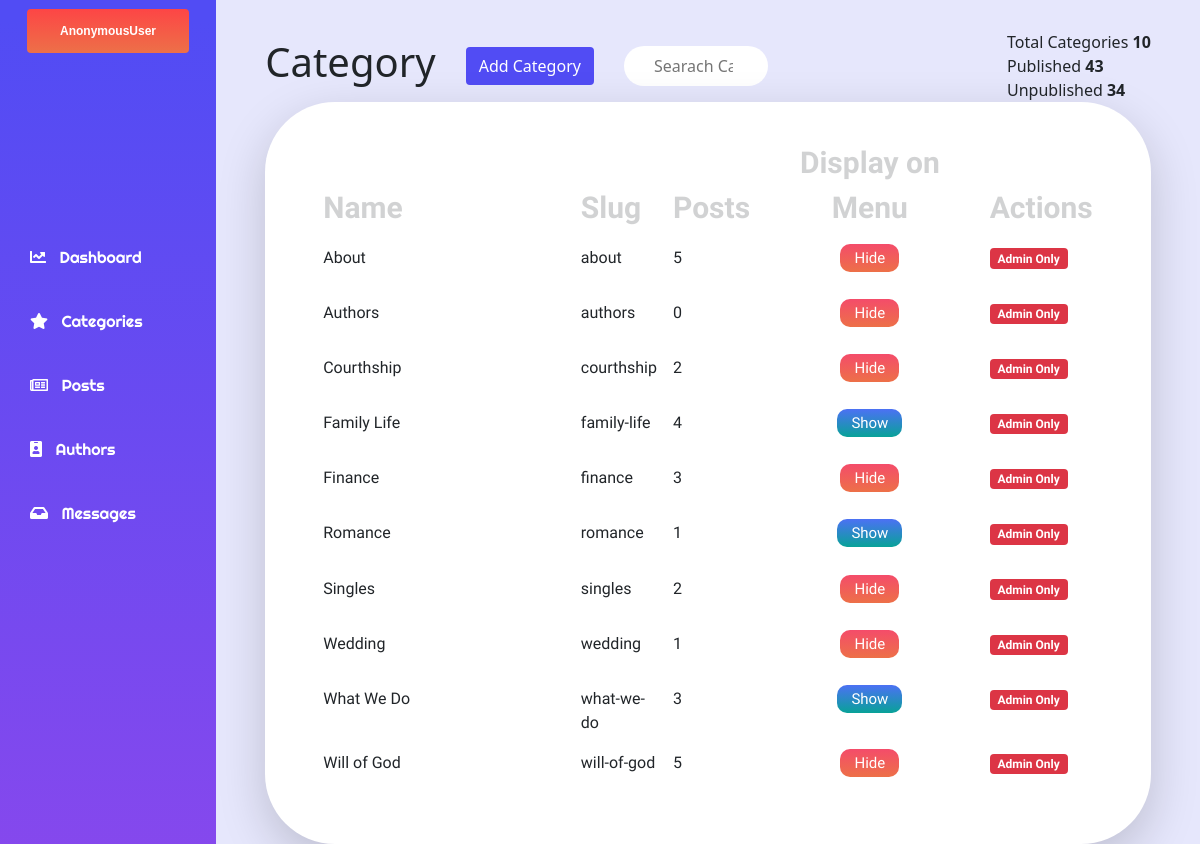
The page /dashboard/categories/ on the database as committed earlier.
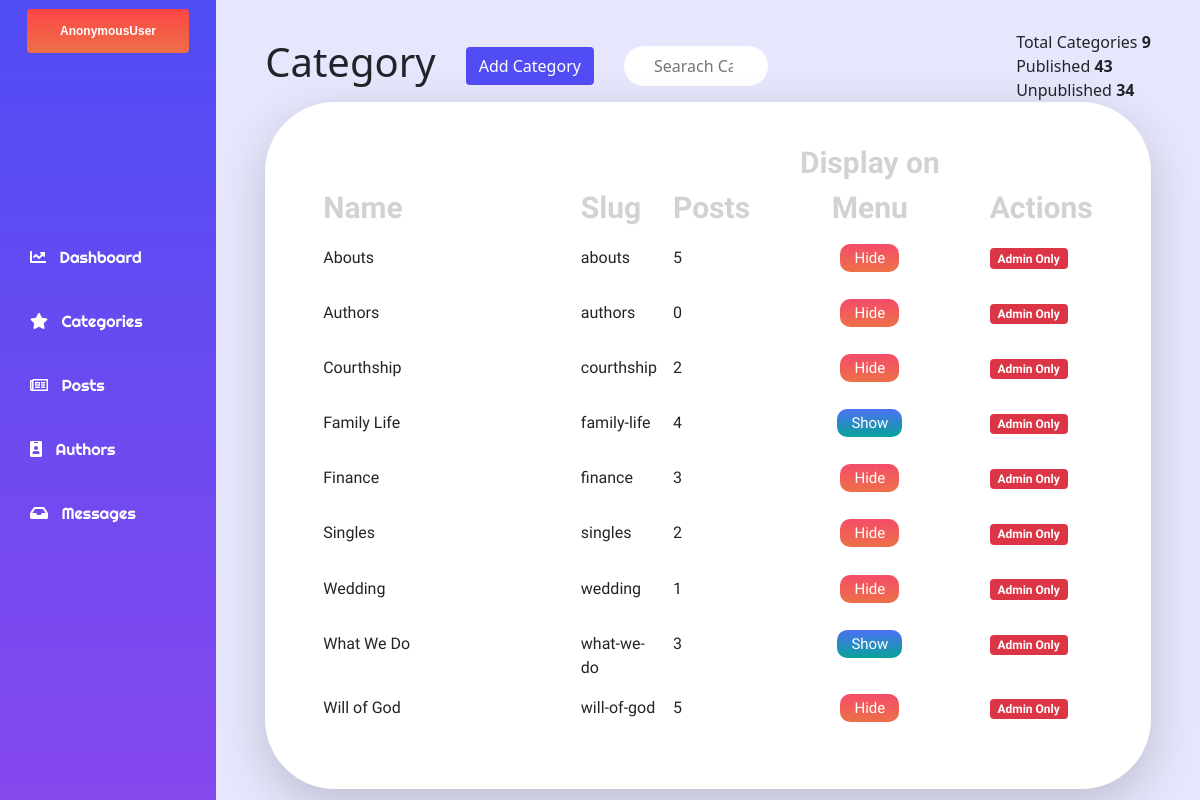
The same page on the database as committed later.
### website/models.py (models this page shows, shortened)
class Category(models.Model):
    name = models.CharField(max_length=250, unique=True)
    description = models.TextField(blank=True)
    slug = models.SlugField(null=True,unique=True)
    navbar = models.BooleanField(default=False)
    class Meta:
        ordering = ('name',)
        verbose_name = 'category'
        verbose_name_plural = 'categories'
    def post_count(self):
        return Post.objects.filter(category=self).count()

### dashboard/views.py (the view)
# urls.py: path('categories/', views.categoryView, name='categories'),
def categoryView(request):
    category_list = Category.objects.all()
    context = {
        'category_list': category_list,
    }
    return render(request, 'dashboard/category.html', context)

### contact/forms.py
class MessageForm(ModelForm):
    class Meta:
        model = Messages
        fields = ['name', 'email', 'body']

### website/context_processors.py (called while the page is built)
def whatWeDo(request):
    whatWeDo = Post.objects.filter(category = 8)
    return dict(whatWeDo=whatWeDo)

def menu(request):
    links = Category.objects.filter(navbar = True)
    return dict(links=links)

def post_menu(request):
    post_list = Post.objects.filter(published = True)
    return dict(post_list=post_list)

def message_count(request):
    message_countAll = Messages.objects.filter(read=False)
    message_count = message_countAll.count()
    return dict(message_count=message_count)

def contact_form(request):
    formMessage = MessageForm()
    context = {
        'formMessage':formMessage
    }
    return context

### dashboard/templates/dashboard/category.html (shortened to what this page needs)
{% extends "baseManager.html" %}
{% load static %}
{% block content%}
<link rel="stylesheet" href="{% static 'css/category.css' %}" />
  <div class="content mobileContainer">
    <div style="width: 90%;" class="tableHeaderContainer">
      <div class="postSection">
        <h1 class="postSectionItem">Category</h1>
        <a  href="{% url 'dashboard:addCategory' %}" class="postSectionItem btn btn-purple">Add Category</a>
        <form class="postSectionItem">
            <input class="postSectionSearch unwanted-column" placeholder="Searach Category.." type="search">
        </form>
      </div>
      <div style="float: right !important;" class="unwanted-column figuresSection">
        <p class="totalParagraph">Total Categories <span class="totalParagraphBold"> {{category_list|length}}</span></p>
        <p class="totalParagraph">Published <span class="totalParagraphBold"> 43</span></p>
        <p class="totalParagraph">Unpublished <span class="totalParagraphBold"> 34</span></p>
      </div>
    </div>
<div class="tableConatiner shadow-lg">
    <table  class="myTableStyling table table-borderless ">
        <thead class="thead-dark">
          <tr>
              <th class="nameWidthTable" scope="">Name</th>
            <th class="unwanted-column"  scope="">Slug</th>
            <th scope="cl">Posts</th>
            <th style="width: 50%;" class="text-center unwanted-column" scope="cl">Display on Menu</th>
            <th scope="">Actions</th>
          </tr>
        </thead>
        <tbody>
            {% for category in category_list %}
          <tr class="hoverMe">
            <td class="">{{category.name}}</td>
            <td style="width: 10%;" class="unwanted-column">{{category.slug}}</td>
            <td>{{category.post_count}}</td>
            <td class="text-center unwanted-column">
            {% if category.navbar %}
                <a href=""  class="buttonUnPublish">Hide</a>
            {%else%}
            <a href=""  class="buttonPublish">Show</a>
            {% endif %}
            </td>
            <td class="actionRow">
              {% if request.user.groups.all.0.name == 'Admin' %}
                <a class="actionItem"  href="{% url 'dashboard:editCategory' category.slug %}"><i class="far fa-edit"></i></a>
                <a class="text-danger actionItem text-center" href="{% url 'dashboard:deleteCategory' category.slug %}"><i class="fas fa-trash"></i></a>
                {%else%}
                <p class="badge bg-danger">Admin Only</p>
            {% endif %}
              </td>
          </tr>
          {% endfor %}
        </tbody>
      </table>
</div>
</div>
{% endblock content%}

Rows that differ between the two databases and show on the page:
removed Category: name "Romance", slug "romance", post_count "1", navbar "Show"
changed Category: name "About" → "Abouts"; slug "about" → "abouts"
Other text that changed with them:
{{ category_list|length }}: "10" → "9"
